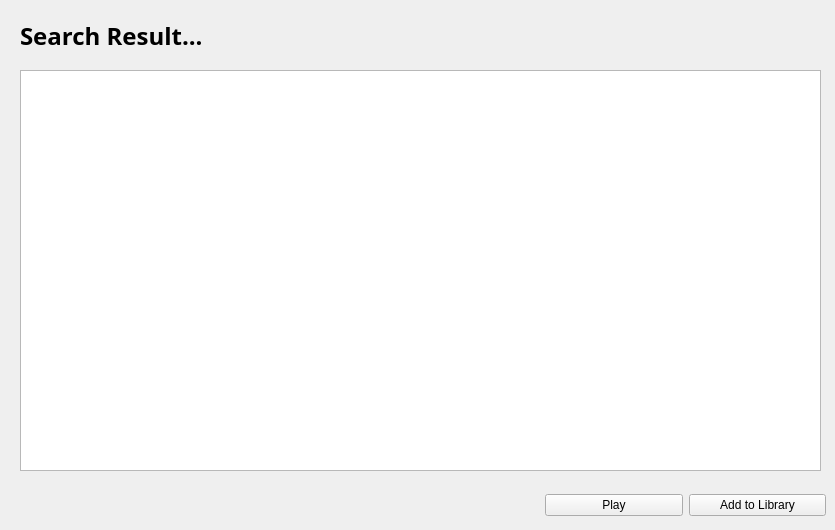
    <widget class="QWidget" name="searchResultPage">
     <widget class="QLabel" name="label_srp_1">
      <property name="geometry">
       <rect>
        <x>20</x>
        <y>20</y>
        <width>801</width>
        <height>31</height>
       </rect>
      </property>
      <property name="font">
       <font>
        <family>Work Sans</family>
        <pointsize>18</pointsize>
        <bold>true</bold>
       </font>
      </property>
      <property name="text">
       <string>Search Result...</string>
      </property>
      <property name="alignment">
       <set>Qt::AlignLeading|Qt::AlignLeft|Qt::AlignVCenter</set>
      </property>
     </widget>
     <widget class="QListView" name="searchResultListView">
      <property name="geometry">
       <rect>
        <x>20</x>
        <y>70</y>
        <width>801</width>
        <height>401</height>
       </rect>
      </property>
     </widget>
     <widget class="QWidget" name="layoutWidget_8">
      <property name="geometry">
       <rect>
        <x>545</x>
        <y>490</y>
        <width>281</width>
        <height>31</height>
       </rect>
      </property>
      <layout class="QHBoxLayout" name="buttonFrame_srp">
       <item>
        <widget class="QPushButton" name="playButton_srp">
         <property name="text">
          <string>Play</string>
         </property>
        </widget>
       </item>
       <item>
        <widget class="QPushButton" name="addToLibraryButton_srp">
         <property name="styleSheet">
          <string notr="true"/>
         </property>
         <property name="text">
          <string>Add to Library</string>
         </property>
        </widget>
       </item>
      </layout>
     </widget>
    </widget>
